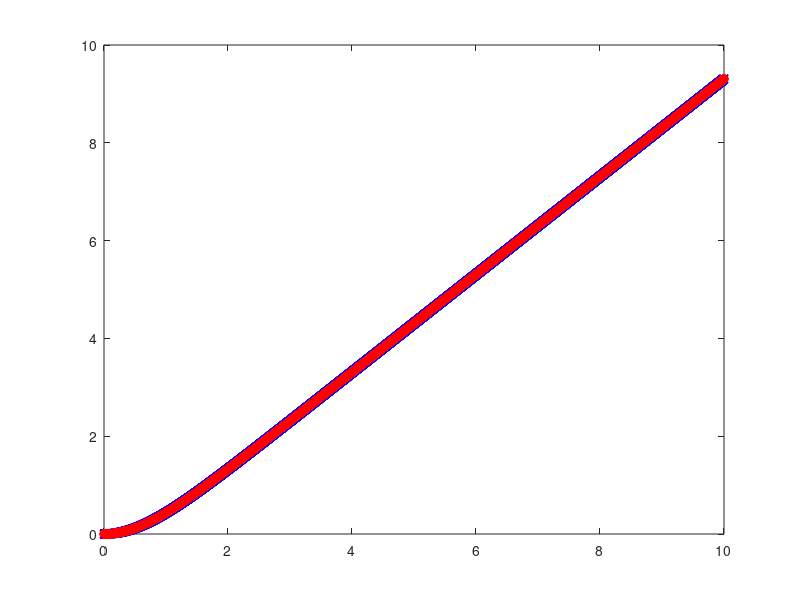

Reproduce this figure in MATLAB.
close all; clearvars; clc

L_K     = [0.001:0.001:10];
N_K     = numel(L_K);
L_f0    = zeros(N_K,1);
L_f0_ex = zeros(N_K,1);

for iK = 1: N_K
    K     = L_K(iK);
    f0_ex = log(cosh(K));
    f0  = 0;
    fac = 1;
    arg = 1;
    while arg >1.e-10
        if K > 1.e-10
            K = log(cosh(2*K))/2;
        else
            K = K^2;
        end
        fac = fac/2;
        arg = fac*K;
        f0  = f0 + arg;
        
    end
    L_f0(iK)    = f0;
    L_f0_ex(iK) = f0_ex;
end


plot(L_K,L_f0,'-bx'); hold on
plot(L_K,L_f0_ex,'-ro'); hold on